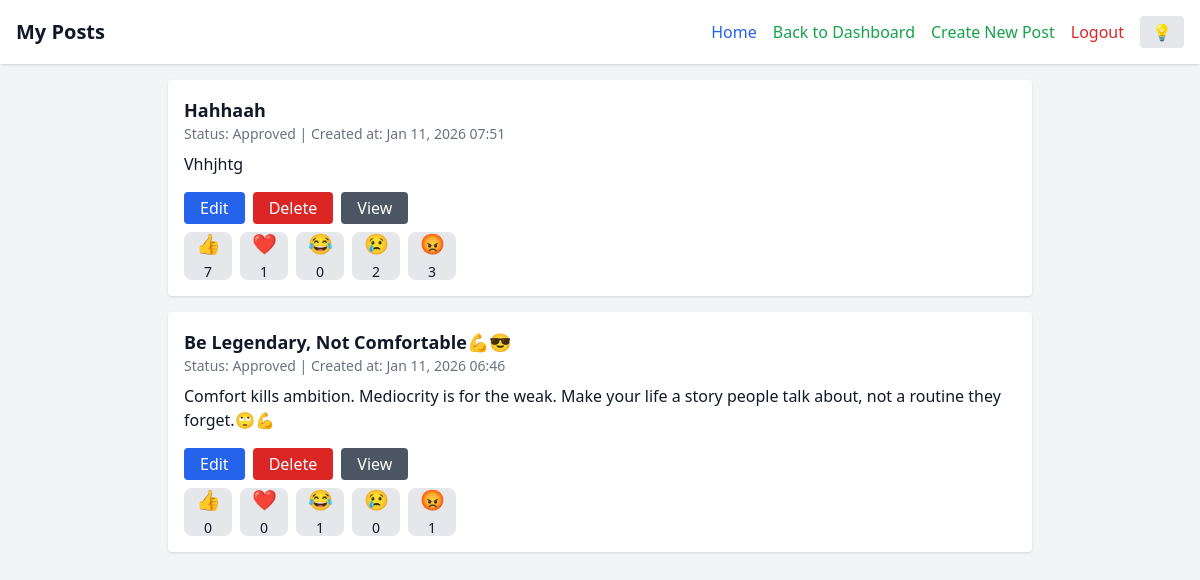
Screenshot of /my_posts (signed in) with the database file from the repository.
### app.py (models this page shows)
class Post(db.Model):
    id = db.Column(db.Integer, primary_key=True)
    title = db.Column(db.String(200), nullable=False)
    content = db.Column(db.Text, nullable=False)
    slug = db.Column(db.String(200), unique=True, nullable=False)
    author = db.Column(db.String(80), nullable=False, default="Guest")
    created_at = db.Column(db.DateTime, default=datetime.utcnow)
    approved = db.Column(db.Boolean, default=False)
    tags = db.Column(db.String(200), nullable=True)

### app.py (the view)
@app.route('/my_posts')
def my_posts():
    if not session.get('user_id'):
        return redirect(url_for('login'))
    user = User.query.get(session['user_id'])
    posts = Post.query.filter_by(author=user.username).order_by(Post.created_at.desc()).all()
    return render_template('my_posts.html', posts=posts)

### templates/my_posts.html (shortened to what this page needs)
<!DOCTYPE html>
<html lang="en" class="">
<head>
<script src="https://cdn.tailwindcss.com"></script>
</head>
<body class="bg-gray-100 dark:bg-gray-900 text-gray-900 dark:text-gray-100 transition-colors duration-300">
<header class="flex flex-col sm:flex-row justify-between items-center p-4 bg-white dark:bg-gray-800 shadow">
    <h1 class="text-xl font-bold mb-2 sm:mb-0">My Posts</h1>
    <div class="flex items-center space-x-4">
        <nav class="flex space-x-4">
            <a href="{{ url_for('public_home') }}" class="text-blue-600 dark:text-blue-400 hover:underline">Home</a>
            <a href="{{ url_for('dashboard') }}" class="text-green-600 dark:text-green-400 hover:underline">Back to Dashboard</a>
            <a href="{{ url_for('create_post') }}" class="text-green-600 dark:text-green-400 hover:underline">Create New Post</a>
            <a href="{{ url_for('logout') }}" class="text-red-600 dark:text-red-400 hover:underline">Logout</a>
        </nav>
        <button id="darkToggle" class="px-3 py-1 bg-gray-200 dark:bg-gray-700 text-gray-800 dark:text-gray-200 rounded hover:bg-gray-300 dark:hover:bg-gray-600 transition">
            💡
        </button>
    </div>
</header>
<div class="max-w-4xl mx-auto p-4">
    {% if posts %}
        {% for post in posts %}
        <div class="bg-white dark:bg-gray-800 p-4 rounded shadow mb-4 transition-colors duration-300 {% if post.id in session.get('newly_approved', []) %}border-2 border-green-600{% endif %}">
            <h2 class="text-lg font-bold">{{ post.title }}</h2>
            <p class="text-sm text-gray-500 dark:text-gray-400 mb-2">
                Status: {{ 'Approved' if post.approved else 'Pending' }} | Created at: {{ post.created_at.strftime('%b %d, %Y %H:%M') }}
            </p>
            <p class="mb-4 line-clamp-3">{{ post.content }}</p>
            <div class="flex flex-wrap gap-2 mb-2">
                <a href="{{ url_for('edit_post', post_id=post.id) }}"
                   class="px-4 py-1 bg-blue-600 text-white rounded hover:bg-blue-700">Edit</a>
                <a href="{{ url_for('reject_post', post_id=post.id) }}"
                   class="px-4 py-1 bg-red-600 text-white rounded hover:bg-red-700"
                   onclick="return confirm('Are you sure you want to delete this post?')">Delete</a>
                {% if post.approved %}
                <a href="{{ url_for('view_post', slug=post.slug) }}"
                   class="px-4 py-1 bg-gray-600 text-white rounded hover:bg-gray-700">View</a>
                {% endif %}
            </div>
            <div class="flex gap-2 mt-2">
                {% set reaction_emojis = {
                    'like': '👍',
                    'love': '❤️',
                    'haha': '😂',
                    'sad': '😢',
                    'angry': '😡'
                } %}
                {% set reaction_types = ['like', 'love', 'haha', 'sad', 'angry'] %}
                {% for r in reaction_types %}
                    <button
                        onclick="sendReaction({{ post.id }}, '{{ r }}')"
                        class="w-12 h-12 flex flex-col items-center justify-center rounded-lg bg-gray-200 dark:bg-gray-700 text-xl hover:bg-gray-300 dark:hover:bg-gray-600 transition select-none focus:outline-none"
                        aria-label="{{ r }}"
                    >
                        <span>{{ reaction_emojis[r] }}</span>
                        <span id="count-{{ r }}-{{ post.id }}" class="text-sm mt-1">
                            {% if post.reactions %}
                                {{ post.reactions.filter_by(type=r).count() }}
                            {% else %}
                                0
                            {% endif %}
                        </span>
                    </button>
                {% endfor %}
            </div>
        </div>
        {% else %}
        <p class="text-gray-600 dark:text-gray-400">You haven't created any posts yet.</p>
        {% endfor %}
    {% else %}
        <p class="text-gray-600 dark:text-gray-400">No posts yet.</p>
    {% endif %}
</div>
</body>
</html>

### rows the page displays
Post: title "Hahhaah", approved "Approved", created_at "Jan 11, 2026 07:51", content "Vhhjhtg", reaction_emojis "👍" "❤️" "😂" "😢" "😡", reactions.filter_by "7" "1" "0" "2" "3"
Post: title "Be Legendary, Not Comfortable💪😎", approved "Approved", created_at "Jan 11, 2026 06:46", content "Comfort kills ambition. Mediocrity is for the weak. Make your life a story people talk about, not a routine they forget.🙄💪", reaction_emojis "👍" "❤️" "😂" "😢" "😡", reactions.filter_by "0" "0" "1" "0" "1"
